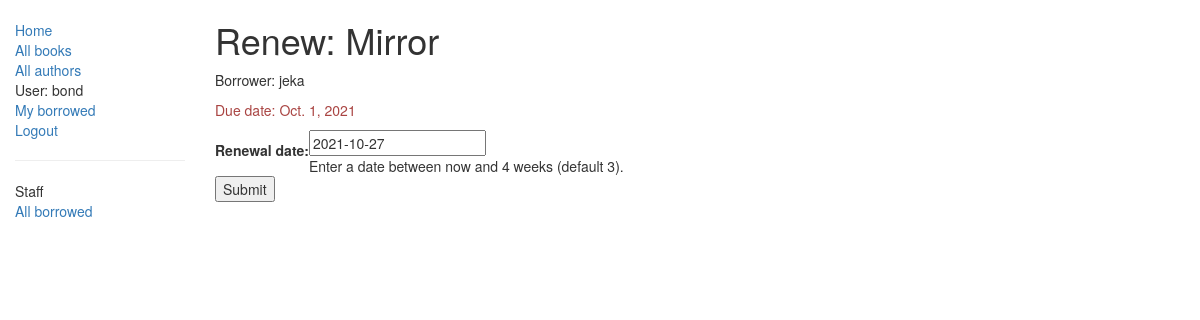
Page /catalog/book/44ef6650-f473-4949-bace-51c34a1f1779/renew/ (signed in) on the committed database.
### catalog/models.py (models this page shows, shortened)
class BookInstance(models.Model):
    id = models.UUIDField(primary_key=True, default=uuid.uuid4, help_text='Unique ID for this particular book across '
                                                                          'whole library')
    book = models.ForeignKey(Book, on_delete=models.SET_NULL, null=True)
    imprint = models.CharField(max_length=200)
    due_back = models.DateField(null=True, blank=True)
    borrower = models.ForeignKey(User, on_delete=models.SET_NULL, null=True, blank=True)
    LOAN_STATUS = (
        ('m', 'Maintenance'),
        ('o', 'On loan'),
        ('a', 'Available'),
        ('r', 'Reserved')
    )
    status = models.CharField(max_length=1, choices=LOAN_STATUS, blank=True, default='m', help_text='Book availability')
    class Meta:
        ordering = ['due_back']
        permissions = (("can_mark_returned", "Set book as returned"),)
    @property
    def is_overdue(self):
        if self.due_back and date.today() > self.due_back:
            return True
        return False

class Book(models.Model):
    title = models.CharField(max_length=200)
    author = models.ForeignKey('Author', on_delete=models.SET_NULL, null=True)
    summary = models.TextField(max_length=1000, help_text='Enter a brief description of the book')
    isbn = models.CharField('ISBN', max_length=13,
                            help_text='13 Character <a href="https://www.isbn-international.org/content/what-isbn'
                                      '">ISBN number</a>')
    genre = models.ManyToManyField(Genre, help_text='Select a genre for this book')
    language = models.ForeignKey('Language', on_delete=models.SET_NULL, null=True)
    def display_genre(self):
        return ', '.join([genre.name for genre in self.genre.all()[:3]])
    display_genre.short_description = 'Genre'

### catalog/views.py (the view)
# urls.py: url(r'^book/(?P<pk>[-\w]+)/renew/$', views.renew_book_librarian, name='renew-book-librarian'),
@permission_required('catalog.can_mark_returned')
def renew_book_librarian(request, pk):
    book_inst = get_object_or_404(BookInstance, pk=pk)
    if request.method == "POST":
        form = RenewBookForm(request.POST)
        if form.is_valid():
            book_inst.due_back = form.cleaned_data['renewal_date']
            book_inst.save()
            return HttpResponseRedirect(reverse('all_borrowed'))
    else:
        proposed_renewal_date = datetime.date.today() + datetime.timedelta(weeks=3)
        form = RenewBookForm(initial={'renewal_date': proposed_renewal_date})
    return render(request, 'catalog/book_renew_librarian.html', {'form': form, 'bookinst': book_inst})

### catalog/forms.py (shortened to what this page needs)
class RenewBookForm(forms.Form):
    renewal_date = forms.DateField(help_text='Enter a date between now and 4 weeks (default 3).')

### catalog/templates/catalog/book_renew_librarian.html (shortened to what this page needs)
{% extends "base_generic.html" %}
{% block content %}
    <h1>Renew: {{bookinst.book.title}}</h1>
    <p>Borrower: {{bookinst.borrower}}</p>
    <p{% if bookinst.is_overdue %} class="text-danger"{% endif %}>Due date: {{bookinst.due_back}}</p>
    <form action="" method="post">
        <table>
        {{ form }}
        </table>
        <input type="submit" value="Submit" />
    </form>
{% endblock %}

### catalog/templates/base_generic.html (shortened to what this page needs)
<!DOCTYPE html>
<html lang="en">
<head>
    <link rel="stylesheet" href="https://maxcdn.bootstrapcdn.com/bootstrap/3.3.7/css/bootstrap.min.css">
    {% load static %}
    <link rel="stylesheet" href="{% static 'css/styles.css' %}">
</head>
<body>
    <div class="container-fluid">
        <div class="row">
            <div class="col-sm-2">
                {% block sidebar %}
                <ul class="sidebar-nav">
                    <li><a href="{% url 'index' %}">Home</a></li>
                    <li><a href="{% url 'books' %}">All books</a></li>
                    <li><a href="{% url 'authors' %}">All authors</a></li>
                {% if user.is_authenticated %}
                    <li>User: {{ user.get_username }}</li>
                    <li><a href="{% url 'my-borrowed' %}">My borrowed</a></li>
                    <li><a href="{% url 'logout' %}?next={{ request.path }}">Logout</a></li>
                {% else %}
                    <li><a href="{% url 'login' %}?next={{ request.path }}">Login</a></li>
                {% endif %}
                {% if perms.catalog.can_mark_returned %}
                    <hr>
                    <li>Staff</li>
                    <li><a href="{% url 'all_borrowed' %}">All borrowed</a></li>
                {% endif %}
                </ul>
                {% endblock %}
            </div>
            <div class="col-sm-10">
                {% block content %}{% endblock %}
            </div>
        </div>
    </div>
</body>
</html>

### catalog/static/css/styles.css (style rules this page uses)
.sidebar-nav { margin-top: 20px; padding: 0; list-style: none; }

### rows in the picture
BookInstance: book "Mirror", borrower "jeka", due_back "Oct. 1, 2021"

### other values in the picture
{{ user.get_username }} "bond"
